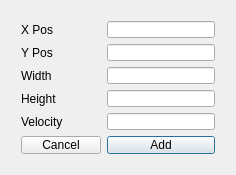
<?xml version="1.0" encoding="UTF-8"?>
<ui version="4.0">
 <class>AddRectDialog</class>
 <widget class="QDialog" name="AddRectDialog">
  <property name="geometry">
   <rect>
    <x>0</x>
    <y>0</y>
    <width>236</width>
    <height>175</height>
   </rect>
  </property>
  <property name="windowTitle">
   <string>AddRectDialog</string>
  </property>
  <widget class="QWidget" name="">
   <property name="geometry">
    <rect>
     <x>10</x>
     <y>10</y>
     <width>216</width>
     <height>155</height>
    </rect>
   </property>
   <layout class="QFormLayout" name="formLayout">
    <item row="0" column="0">
     <widget class="QLabel" name="labelX">
      <property name="text">
       <string>X Pos</string>
      </property>
     </widget>
    </item>
    <item row="0" column="1">
     <widget class="QLineEdit" name="lineEditX"/>
    </item>
    <item row="1" column="0">
     <widget class="QLabel" name="labelY">
      <property name="text">
       <string>Y Pos</string>
      </property>
     </widget>
    </item>
    <item row="1" column="1">
     <widget class="QLineEdit" name="lineEditY"/>
    </item>
    <item row="2" column="0">
     <widget class="QLabel" name="labelWidth">
      <property name="text">
       <string>Width</string>
      </property>
     </widget>
    </item>
    <item row="3" column="0">
     <widget class="QLabel" name="labelHeight">
      <property name="text">
       <string>Height</string>
      </property>
     </widget>
    </item>
    <item row="3" column="1">
     <widget class="QLineEdit" name="lineEditH"/>
    </item>
    <item row="4" column="0">
     <widget class="QLabel" name="labelVel">
      <property name="text">
       <string>Velocity</string>
      </property>
     </widget>
    </item>
    <item row="4" column="1">
     <widget class="QLineEdit" name="lineEditVel"/>
    </item>
    <item row="5" column="1">
     <widget class="QPushButton" name="pushButtonAdd">
      <property name="text">
       <string>Add</string>
      </property>
     </widget>
    </item>
    <item row="5" column="0">
     <widget class="QPushButton" name="pushButtonCancel">
      <property name="text">
       <string>Cancel</string>
      </property>
     </widget>
    </item>
    <item row="2" column="1">
     <widget class="QLineEdit" name="lineEditW"/>
    </item>
   </layout>
  </widget>
 </widget>
 <layoutdefault spacing="6" margin="11"/>
 <resources/>
 <connections/>
</ui>
